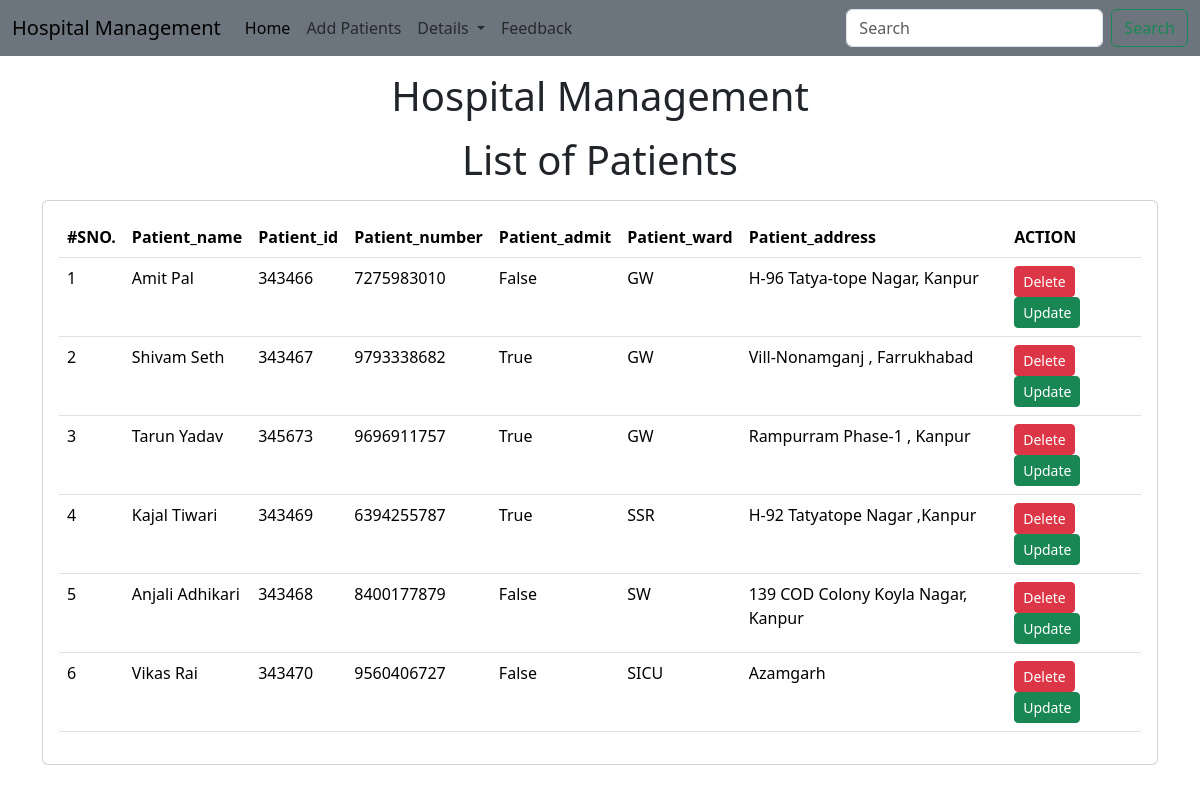
Screenshot of /hospital/home/ with the database file from the repository.
### hospital/models.py (models this page shows, shortened)
class Hospital(models.Model):
    patient_name= models.CharField(max_length=50)
    patient_id= models.CharField(max_length=200)
    patient_number= models.IntegerField(max_length=10)
    patient_address= models.CharField(max_length=200)
    patient_admit= models.BooleanField(default=True)
    patient_ward=models.CharField(max_length=10)

### hospital/views.py (the view)
# urls.py: path("home/", hospital_home),
def hospital_home(request):
    patients=Hospital.objects.all()
    return render(request,"hospital/home.html",{
        'patients' : patients
        })

### templates/hospital/home.html (shortened to what this page needs)
<!doctype html>
<html lang="en">
  <head>
    <link href="https://cdn.jsdelivr.net/npm/bootstrap@5.3.2/dist/css/bootstrap.min.css" rel="stylesheet">
  </head>
  <body>
    {% include 'hospital/navbar.html' %}
    <h1 class="text-center my-3">Hospital Management</h1>
    <h1 class="text-center my-3">List of Patients</h1>
    <div class="container">
      <div class="row">
        <div class="col-md-12">
          <div class="card">
            <div class="card-body">
              <table class="table">
                <thead>
                  <tr>
                    <th>#SNO.</th>
                    <th>Patient_name</th>
                    <th>Patient_id</th>
                    <th>Patient_number</th>
                    <th>Patient_admit</th>
                    <th>Patient_ward</th>
                    <th>Patient_address</th>
                    <th>ACTION</th>
                  </tr>
                </thead>
                <tbody>
                  {% for i in patients %}
                   <tr>
                         <td>{{forloop.counter}}</td>
                         <td>{{i.patient_name}}</td>
                         <td>{{i.patient_id}}</td>
                         <td>{{i.patient_number}}</td>
                         <td>{{i.patient_admit}}</td>
                         <td>{{i.patient_ward}}</td>
                         <td>{{i.patient_address}}</td>
                         <td>
                          <a href="/hospital/delete-patient/{{i.id}}"  class="btn btn-danger  btn-sm">Delete</a>
                          <a href="/hospital/update-patient/{{i.id}}" class="btn btn-success  btn-sm">Update</a>
                         </td>
                   </tr>
                   {% endfor %}
                </tbody>
              </table>
            </div>
          </div>
        </div>
      </div>
    </div>
  </body>
</html>

### templates/hospital/navbar.html (shortened to what this page needs)
<nav class="navbar navbar-expand-lg bg-secondary">
  <div class="container-fluid">
    <a class="navbar-brand" href="/hospital/home/">Hospital Management</a>
    <div class="collapse navbar-collapse" id="navbarSupportedContent">
      <ul class="navbar-nav me-auto mb-2 mb-lg-0">
        <li class="nav-item">
          <a class="nav-link active" aria-current="page" href="/hospital/home/">Home</a>
        </li>
        <li class="nav-item">
          <a class="nav-link" href="/hospital/add-patient/"> Add Patients</a>
        </li>
        <li class="nav-item dropdown">
          <a class="nav-link dropdown-toggle" href="#" role="button" data-bs-toggle="dropdown" aria-expanded="false">
            Details
          </a>
        </li>
        <li class="nav-item">
          <a class="nav-link" href="/hospital/feedback/"> Feedback </a>
        </li>
      </ul>
      <form class="d-flex" role="search">
        <input class="form-control me-2" type="search" placeholder="Search" aria-label="Search">
        <button class="btn btn-outline-success" type="submit">Search</button>
      </form>
    </div>
  </div>
</nav>

### rows the page displays
Hospital: patient_name "Amit Pal", patient_id "343466", patient_number "7275983010", patient_admit "False", patient_ward "GW", patient_address "H-96 Tatya-tope Nagar, Kanpur"
Hospital: patient_name "Shivam Seth", patient_id "343467", patient_number "9793338682", patient_admit "True", patient_ward "GW", patient_address "Vill-Nonamganj , Farrukhabad"
Hospital: patient_name "Tarun Yadav", patient_id "345673", patient_number "9696911757", patient_admit "True", patient_ward "GW", patient_address "Rampurram Phase-1 , Kanpur"
Hospital: patient_name "Kajal Tiwari", patient_id "343469", patient_number "6394255787", patient_admit "True", patient_ward "SSR", patient_address "H-92 Tatyatope Nagar ,Kanpur"
Hospital: patient_name "Anjali Adhikari", patient_id "343468", patient_number "8400177879", patient_admit "False", patient_ward "SW", patient_address "139 COD Colony Koyla Nagar, Kanpur"
Hospital: patient_name "Vikas Rai", patient_id "343470", patient_number "9560406727", patient_admit "False", patient_ward "SICU", patient_address "Azamgarh"
